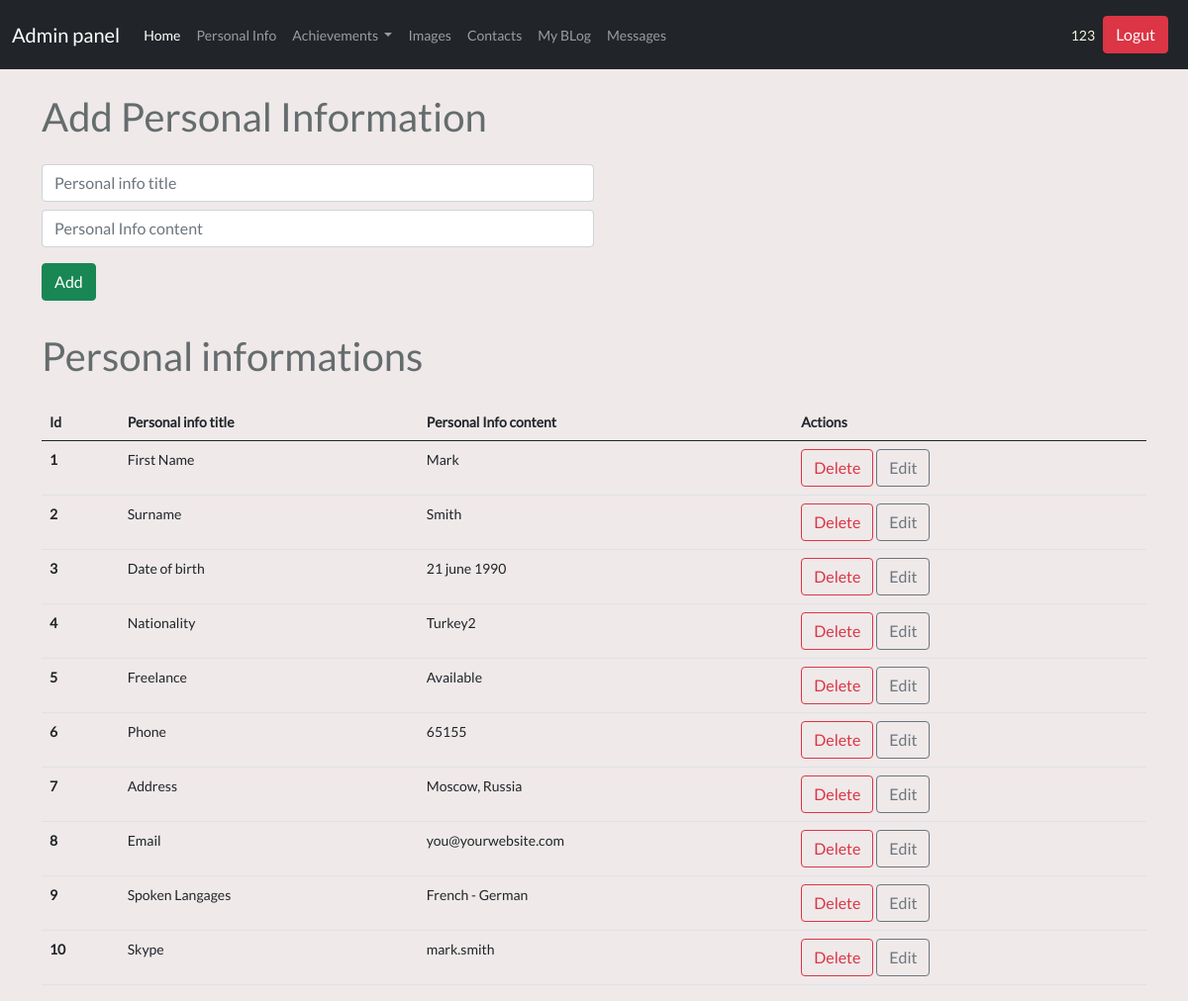
/admin/persinfo (signed in), run on the app's committed database.
### tables this page shows
CREATE TABLE user (
	id INTEGER NOT NULL, 
	username VARCHAR(20), 
	email VARCHAR(50), 
	password VARCHAR(80), 
	PRIMARY KEY (id), 
	UNIQUE (username), 
	UNIQUE (email)
);

CREATE TABLE persoinfo (
	id INTEGER NOT NULL, 
	pers_info_title VARCHAR(50), 
	pers_info_content VARCHAR(50), 
	PRIMARY KEY (id)
);

### controllers/admin/persinfo.py (the view, shortened to what this page needs)
@app.route('/admin/persinfo',methods=["GET","POST"])
@login_required
def admin_persinfo_index():
    from run import db
    from models import Persoinfo
    persoinfos=Persoinfo.query.all()
    return render_template ("admin/persinfo.html" ,persoinfos=persoinfos)

### controllers/admin/main.py (called while the page is built)
@app.before_request
def before_request():
    g.user = current_user

### run.py (called while the page is built)
@login_manager.user_loader
def load_user(user_id):
    from models import User
    return User.query.get(user_id)

### templates/admin/persinfo.html (shortened to what this page needs)
{% extends 'admin/dashboard.html' %} {% block content %}
<div class="container">
  <h1 class="adminpage ml-4 mt-4">Add Personal Information</h1>
  <form
    action="/admin/persinfo"
    method="POST"
    class="w-50 ml-4 mt-4"
    enctype="multipart/form-data"
  >
    <input
      type="text"
      name="pers_info_title"
      class="form-control my-2"
      placeholder="Personal info title"
    />
    <input
      type="text"
      name="pers_info_content"
      class="form-control my-2"
      placeholder="Personal Info content"
    />
    <input type="submit" class="btn btn-success my-2" value="Add" />
  </form>
  <h1 class="adminpage ml-4 mt-4">Personal informations</h1>
  {% if persoinfos %}
  <table class="table table-hover mt-4 ml-4">
    <thead>
      <tr>
        <th scope="col">Id</th>
        <th scope="col">Personal info title</th>
        <th scope="col">Personal Info content</th>
        <th scope="col">Actions</th>
      </tr>
    </thead>
    <tbody>
      {% for persoinfo in persoinfos %}
      <tr>
        <th scope="row">{{persoinfo.id}}</th>
        <td>{{persoinfo.pers_info_title}}</td>
        <td>{{persoinfo.pers_info_content}}</td>
        <td>
          <a href="/delete/{{persoinfo.id}}" class="btn btn-outline-danger"
            >Delete</a
          >
          <a
            href="/updatepersinfo/{{persoinfo.id}}"
            class="btn btn-outline-secondary"
            >Edit</a
          >
        </td>
      </tr>
      {% endfor %}
    </tbody>
  </table>
  {% endif %}
</div>
{% endblock %}

### templates/admin/dashboard.html (shortened to what this page needs)
<!DOCTYPE html>
<html lang="en">
  <head>
    <link
      href="{{ url_for('static', filename='bootstrap.min.css') }}"
      rel="stylesheet"
    />
    <link rel="stylesheet" href="/static/admin/css/style.css" />
  </head>
  <body>
    <nav class="navbar navbar-expand-lg navbar-dark bg-dark">
      <div class="container-fluid">
        {% if '/admin/dashboard' in request.path %}
        <span class="navbar-brand">Admin panel</span>
        {% else %}
        <a class="navbar-brand" href="/admin/dashboard">Admin panel</a>
        {% endif %}
        <div class="collapse navbar-collapse" id="navbarText">
          <ul class="navbar-nav me-auto mb-2 mb-lg-0">
            <li class="nav-item">
              <a class="nav-link active" aria-current="page" href="/admin/home"
                >Home</a
              >
            </li>
            <li class="nav-item">
              <a class="nav-link" href="/admin/persinfo">Personal Info</a>
            </li>
            <li class="nav-item dropdown">
              <a
                class="nav-link dropdown-toggle"
                href="#"
                id="navbarScrollingDropdown"
                role="button"
                data-bs-toggle="dropdown"
                aria-expanded="false"
              >
                Achievements
              </a>
            </li>
            <li class="nav-item">
              <a class="nav-link" href="/admin/images">Images</a>
            </li>
            <li class="nav-item">
              <a class="nav-link" href="/admin/socialprof">Contacts</a>
            </li>
            <li class="nav-item">
              <a class="nav-link" href="/admin/myblog">My BLog</a>
            </li>
            <li class="nav-item">
              <a class="nav-link" href="/admin/form">Messages</a>
            </li>
          </ul>
          <div class="d-flex align-items-center">
            <div style="color: beige">{{ current_user.username }}</div>
            <button
              class="btn btn-danger m-2"
              onclick="window.location.href = '/logout'"
            >
              Logut
            </button>
          </div>
        </div>
      </div>
    </nav>
    {% block content %} {% endblock %}
  </body>
</html>

### static/app/css/style.css (style rules this page uses)
body { font-family: Lato, serif, Calibri, Arial; font-size: 14px; background-color: #efe9e9; color: #656c6d; font-weight: 400; margin: 0; padding: 0; box-sizing: border-box; }

### data on the page
user: username "123"
persoinfo: id "1", pers_info_title "First Name", pers_info_content "Mark"
persoinfo: id "2", pers_info_title "Surname", pers_info_content "Smith"
persoinfo: id "3", pers_info_title "Date of birth", pers_info_content "21 june 1990"
persoinfo: id "4", pers_info_title "Nationality", pers_info_content "Turkey2"
persoinfo: id "5", pers_info_title "Freelance", pers_info_content "Available"
persoinfo: id "6", pers_info_title "Phone", pers_info_content "65155"
persoinfo: id "7", pers_info_title "Address", pers_info_content "Moscow, Russia"
persoinfo: id "8", pers_info_title "Email", pers_info_content "you@yourwebsite.com"
persoinfo: id "9", pers_info_title "Spoken Langages", pers_info_content "French - German"
persoinfo: id "10", pers_info_title "Skype", pers_info_content "mark.smith"
